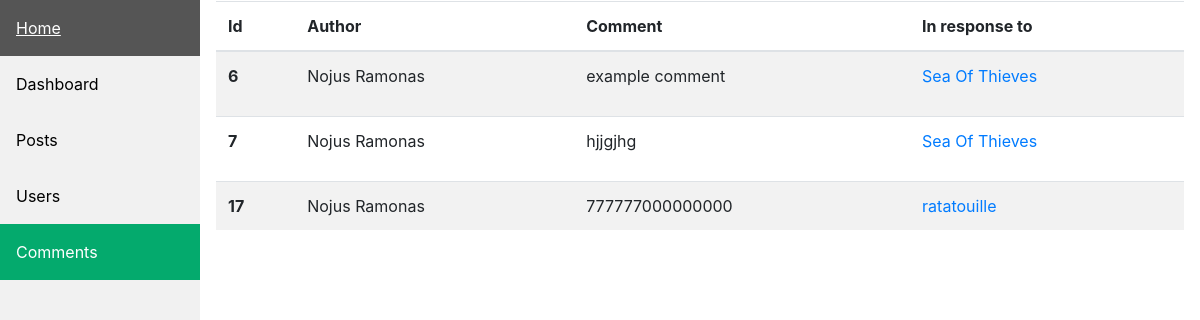
The page /admin/comments (signed in) on the database as committed earlier.
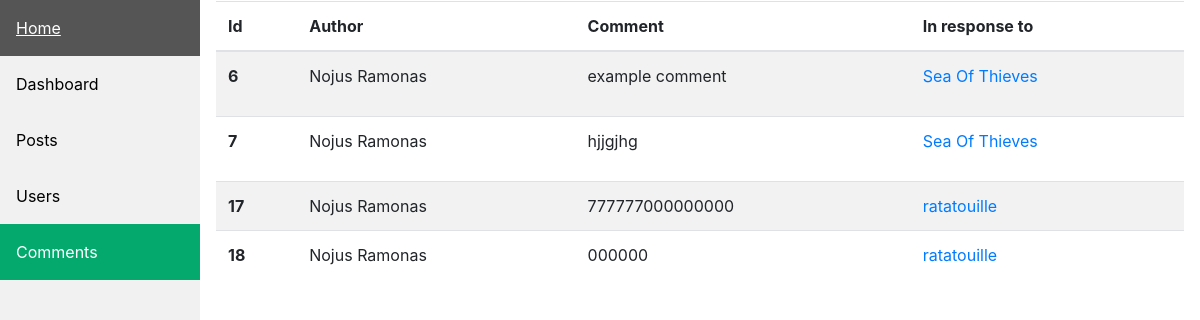
The same page on the database as committed later.
### main.py (models this page shows, shortened)
class Comments(db.Model):
    __tablename__ = "comments"
    id = db.Column(db.Integer, primary_key=True)
    author_id = db.Column(db.Integer, db.ForeignKey("users.id"))
    comment_author = db.relationship("User", back_populates="comments")
    text = db.Column(db.Text, nullable=False)
    parent_post = db.relationship("BlogPost", back_populates="comments")
    post_id = db.Column(db.Integer, db.ForeignKey("blog_posts.id"))

class User(UserMixin, db.Model):
    __tablename__ = "users"
    id = db.Column(db.Integer, primary_key=True)
    email = db.Column(db.String(100), unique=True)
    password = db.Column(db.String(100))
    name = db.Column(db.String(1000))
    posts = db.relationship("BlogPost", back_populates="author")
    comments = db.relationship("Comments", back_populates="comment_author")
    movies = db.relationship("Movies", back_populates="movie_user")
    friends = db.relationship("Friends", back_populates="requested_user")
    about = db.Column(db.Text, nullable=True)
    profile_image = db.Column(db.String(100))
    requests = db.relationship("FriendRequests", back_populates="user_request")
    liked_posts = db.relationship("PostLikes", back_populates="user")

class BlogPost(db.Model):
    __tablename__ = "blog_posts"
    id = db.Column(db.Integer, primary_key=True)
    title = db.Column(db.String(250), unique=True, nullable=False)
    subtitle = db.Column(db.String(250), nullable=False)
    date = db.Column(db.String(250), nullable=False)
    body = db.Column(db.Text, nullable=False)
    img_url = db.Column(db.String(250), nullable=False)
    author_id = db.Column(db.Integer, db.ForeignKey("users.id"))
    author = db.relationship("User", back_populates="posts")
    comments = db.relationship("Comments", back_populates="parent_post")
    likes = db.Column(db.Integer)

### main.py (the view)
@app.route('/admin/comments')
@is_admin
@login_required
def admin_comments():
    all_comments = Comments.query.all()
    return render_template('admin/comments.html', comments=all_comments)

### main.py (called while the page is built)
@login_manager.user_loader
def load_user(user_id):
    return User.query.get(int(user_id))

def is_admin(func):
    @wraps(func)
    def decorator(*args, **kwargs):
        if current_user.is_authenticated and current_user.id == 1:
            return func(*args, **kwargs)
        else:
            return redirect(url_for('get_all_posts'))
    return decorator

### templates/admin/comments.html (shortened to what this page needs)
<!DOCTYPE html>
<html>
<head>
<link rel="stylesheet" href="{{ url_for('static', filename='css/admin-style.css') }}">
<link href="{{ url_for('static', filename='vendor/bootstrap/css/bootstrap.min.css') }}" rel="stylesheet">
</head>
<body>
<div class="sidebar">
  <a href="{{ url_for('get_all_posts') }}">Home</a>
  <a href="{{ url_for('admin_dashboard') }}">Dashboard</a>
  <a class="" href="{{ url_for('admin_posts') }}">Posts</a>
  <a href="{{ url_for('admin_users') }}">Users</a>
  <a class="active" href="{{ url_for('admin_comments') }}">Comments</a>
</div>
<div class="content">
<table class="table table-striped">
  <thead>
    <tr>
      <th scope="col">Id</th>
      <th scope="col">Author</th>
      <th scope="col">Comment</th>
      <th scope="col">In response to</th>
    </tr>
  </thead>
  <tbody>
  {% for comment in comments %}
    <tr>
      <th scope="row">{{ comment.id }}</th>
      <td>{{ comment.comment_author.name }}</td>
      <td>{{ comment.text | safe }}</td>
      <td><a href='{{ url_for("show_post", index=comment.post_id ) }}' >{{ comment.parent_post.title }}</a></td>
    </tr>
  {% endfor %}
  </tbody>
</table>
</div>
</body>
</html>

### static/css/admin-style.css (style rules this page uses)
body { margin: 0; font-family: "Lato", sans-serif; }
.sidebar { margin: 0; padding: 0; width: 200px; background-color: #f1f1f1; position: fixed; height: 100%; overflow: auto; }
.sidebar a { display: block; color: black; padding: 16px; text-decoration: none; }
.sidebar a.active { background-color: #04AA6D; color: white; }
div.content { margin-left: 200px; padding: 1px 16px; height: 1000px; }

Rows that differ between the two databases and show on the page:
added Comments: id "18", comment_author.name "Nojus Ramonas", text "000000", parent_post "ratatouille"
